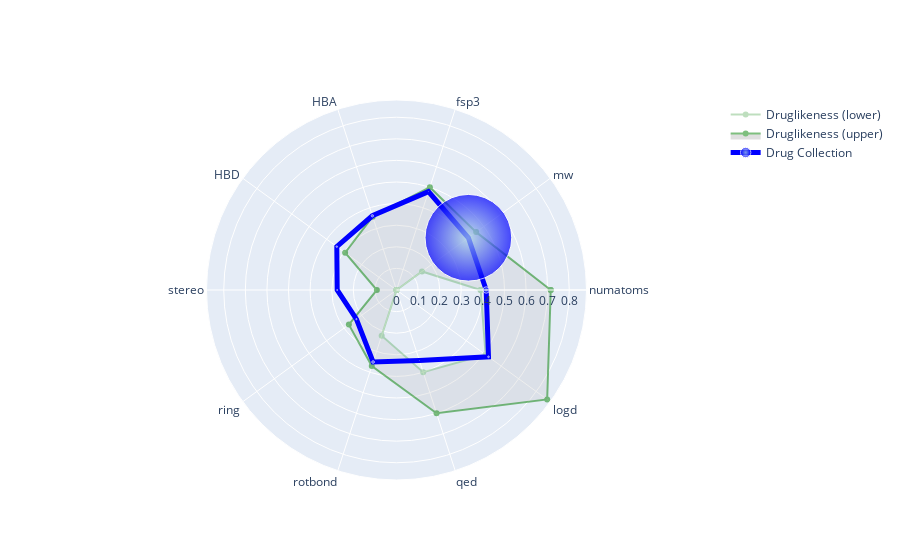
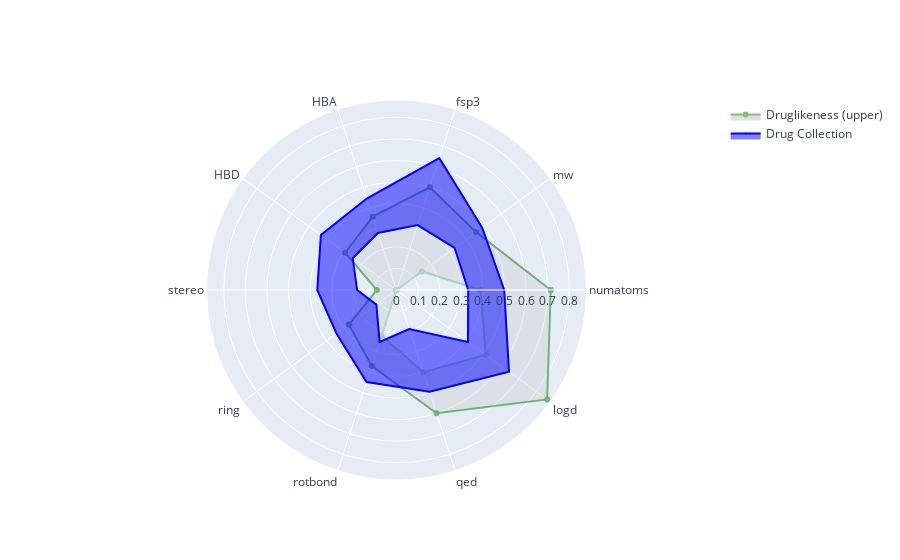

Here is the notebook cell these charts were saved with, in order:
### Code cell
del2_mean = df_del2[['numatoms','mw', 'fsp3', 'HBA', 'HBD', 'stereo', 'ring', 'rotbond', 'qed', 'logd']].mean()
del2_std = df_del2[['numatoms','mw', 'fsp3', 'HBA', 'HBD', 'stereo', 'ring', 'rotbond', 'qed', 'logd']].std()
del2_min = df_del2[['numatoms','mw', 'fsp3', 'HBA', 'HBD', 'stereo', 'ring', 'rotbond', 'qed', 'logd']].min()
del2_max = df_del2[['numatoms','mw', 'fsp3', 'HBA', 'HBD', 'stereo', 'ring', 'rotbond', 'qed', 'logd']].max()
print(del2_mean)
print(del2_std)
print(del2_min)
print(drugs_max)

val = []
ax = molprop.copy()
#dl_max = [55,500,0.5,10,5,1,3,10,0.6,5]
#dl_min = [30,160,0,0,0,0,0,6,0.4,0]
scale = [1,1,1,1,1,1,1,1,1,1]
val_width = [5,12,15,8,16,32,64,10,20,40]
val_min = []
val_max = []

for i in range(0,len(del2_mean)):
    val_width[i] = del2_std[i]

for i in range(0,len(del2_mean)):
    #print(i)
    j = del2_mean[i]
    if ax[i] in ['qed','fsp3']:
        val.append(j)
        jmin = j-val_width[i]
        jmax = j+val_width[i]
        val_min.append(jmin)
        val_max.append(jmax)
        print(i,j, ax[i])
        val_width[i] = del2_std[i]
    else:
        amin = min(drugs_min[i],druglike_min[i],del2_min[i])
        if amin > 0:
            amin = 0
        amax = max(drugs_max[i],druglike_max[i],del2_max[i])
        scale[i] = amax - amin
        jmin = (j-val_width[i]-amin)/scale[i]
        jmax = (j+val_width[i]-amin)/scale[i]
        val_min.append(jmin)
        val_max.append(jmax)
        j = (j-amin)/scale[i]
        val.append(j)
        dl_max[i] = (druglike_max[i]-amin)/scale[i]
        dl_min[i] = (druglike_min[i]-amin)/scale[i]
        val_width[i] = del2_std[i]/scale[i]

print()
print(scale)
print(val)
print('Likeness')
print(dl_max)
print(dl_min)  
print('Drugs')
print(val_min)
print(val_max)

ax.append(ax[0])
val.append(val[0])
val_min.append(val_min[0])
val_max.append(val_max[0])
dl_max.append(dl_max[0])
dl_min.append(dl_min[0])

fig = go.Figure()

fig.add_trace(go.Scatterpolar(
    name = 'Druglikeness (lower)',
  r=dl_min,
  theta=ax,
    opacity =.25,
    #fillcolor = 'white',
    line = dict(color = 'green')
  #fill='none'
))

fig.add_trace(go.Scatterpolar(name = 'Druglikeness (upper)',
  r=dl_max,
  theta=ax,
    line = dict(color = 'green'),
    opacity = .5,
    fillcolor = 'silver',
  fill='tonext'
))


fig.add_trace(go.Scatterpolar(name = 'DEL2',
  r=val,
  theta=ax,
    line = dict(width = 5, color = 'blue'),
    marker = dict(size=val_width, color = 'blue', symbol = 'circle', gradient = dict(type = 'radial',color = 'lightblue'))
    
  #fill='toself'
))

fig.update_layout(
  polar=dict(
    radialaxis=dict(
      visible=True
    ),
  ),
  showlegend=True
)

fig.show()


##### Double Trace #####

#val_max = []

#for i in val:
#    j = i+.1
#    val_max.append(j)
    
fig2 = go.Figure()

fig2.add_trace(go.Scatterpolar(
    name = 'Druglikeness (lower)', showlegend=False,
  r=dl_min,
  theta=ax,
    opacity =.25,
    #fillcolor = 'white',
    line = dict(color = 'green')
  #fill='none'
))

fig2.add_trace(go.Scatterpolar(name = 'Druglikeness (upper)',
  r=dl_max,
  theta=ax,
    line = dict(color = 'green'),
    opacity = .5,
    fillcolor = 'silver',
  fill='tonext'
))


fig2.add_trace(go.Scatterpolar(name = 'Del2', showlegend=False,
  r=val_min,
  theta=ax,
    line = dict(width = 2, color = 'blue'),
    #marker = dict(size=val_width, color = 'blue', symbol = 'circle', gradient = dict(type = 'radial',color = 'lightblue'))
    marker = dict(size = 1)
    
  #fill='toself'
))


fig2.add_trace(go.Scatterpolar(name = 'DEL2',
  r=val_max,
  theta=ax,
    line = dict(width = 2, color = 'blue'),
    #marker = dict(size=val_width, color = 'blue', symbol = 'circle', gradient = dict(type = 'radial',color = 'lightblue'))
    marker = dict(size = 1),
  fill='tonext'
))

fig2.update_layout(
  polar=dict(
    radialaxis=dict(
      visible=True
    ),
  ),
  showlegend=True
)

fig2.show()

### Figure 1 — Plotly figure (JSON) as saved in the notebook; plotly's stock layout.template omitted (floating-point values rounded to 4 significant figures)
{"data": [{"line": {"color": "green"}, "name": "Druglikeness (lower)", "opacity": 0.25, "r": [0.3896, 0.1459, 0, 0, 0, 0, 0, 0.2222, 0.4, 0.5101, 0.3896], "theta": ["numatoms", "mw", "fsp3", "HBA", "HBD", "stereo", "ring", "rotbond", "qed", "logd", "numatoms", "numatoms", "numatoms", "numatoms", "numatoms", "numatoms", "numatoms", "numatoms"], "type": "scatterpolar"}, {"fill": "tonext", "fillcolor": "silver", "line": {"color": "green"}, "name": "Druglikeness (upper)", "opacity": 0.5, "r": [0.7143, 0.456, 0.5, 0.3571, 0.2941, 0.09091, 0.2727, 0.3704, 0.6, 0.8625, 0.7143], "theta": ["numatoms", "mw", "fsp3", "HBA", "HBD", "stereo", "ring", "rotbond", "qed", "logd", "numatoms", "numatoms", "numatoms", "numatoms", "numatoms", "numatoms", "numatoms", "numatoms"], "type": "scatterpolar"}, {"line": {"color": "blue", "width": 5}, "marker": {"color": "blue", "gradient": {"color": "lightblue", "type": "radial"}, "size": [6.413, 86.67, 0.1628, 2.35, 1.548, 1.015, 1.256, 2.642, 0.1526, 1.667], "symbol": "circle"}, "name": "Drug Collection", "r": [0.4153, 0.4115, 0.479, 0.3615, 0.3417, 0.2746, 0.2295, 0.3506, 0.343, 0.5266, 0.4153], "theta": ["numatoms", "mw", "fsp3", "HBA", "HBD", "stereo", "ring", "rotbond", "qed", "logd", "numatoms", "numatoms", "numatoms", "numatoms", "numatoms", "numatoms", "numatoms", "numatoms"], "type": "scatterpolar"}], "layout": {"polar": {"radialaxis": {"visible": true}}, "showlegend": true}}

### Figure 2 — Plotly figure (JSON) as saved in the notebook; plotly's stock layout.template omitted (floating-point values rounded to 4 significant figures)
{"data": [{"line": {"color": "green"}, "name": "Druglikeness (lower)", "opacity": 0.25, "r": [0.3896, 0.1459, 0, 0, 0, 0, 0, 0.2222, 0.4, 0.5101, 0.3896], "showlegend": false, "theta": ["numatoms", "mw", "fsp3", "HBA", "HBD", "stereo", "ring", "rotbond", "qed", "logd", "numatoms", "numatoms", "numatoms", "numatoms", "numatoms", "numatoms", "numatoms", "numatoms"], "type": "scatterpolar"}, {"fill": "tonext", "fillcolor": "silver", "line": {"color": "green"}, "name": "Druglikeness (upper)", "opacity": 0.5, "r": [0.7143, 0.456, 0.5, 0.3571, 0.2941, 0.09091, 0.2727, 0.3704, 0.6, 0.8625, 0.7143], "theta": ["numatoms", "mw", "fsp3", "HBA", "HBD", "stereo", "ring", "rotbond", "qed", "logd", "numatoms", "numatoms", "numatoms", "numatoms", "numatoms", "numatoms", "numatoms", "numatoms"], "type": "scatterpolar"}, {"line": {"color": "blue", "width": 2}, "marker": {"size": 1}, "name": "Drug Collection", "r": [0.3321, 0.3324, 0.3162, 0.2775, 0.2506, 0.1824, 0.1154, 0.2528, 0.1904, 0.4092, 0.3321], "showlegend": false, "theta": ["numatoms", "mw", "fsp3", "HBA", "HBD", "stereo", "ring", "rotbond", "qed", "logd", "numatoms", "numatoms", "numatoms", "numatoms", "numatoms", "numatoms", "numatoms", "numatoms"], "type": "scatterpolar"}, {"fill": "tonext", "line": {"color": "blue", "width": 2}, "marker": {"size": 1}, "name": "Drug Collection", "r": [0.4986, 0.4905, 0.6418, 0.4454, 0.4328, 0.3669, 0.3437, 0.4485, 0.4956, 0.644, 0.4986], "theta": ["numatoms", "mw", "fsp3", "HBA", "HBD", "stereo", "ring", "rotbond", "qed", "logd", "numatoms", "numatoms", "numatoms", "numatoms", "numatoms", "numatoms", "numatoms", "numatoms"], "type": "scatterpolar"}], "layout": {"polar": {"radialaxis": {"visible": true}}, "showlegend": true}}
